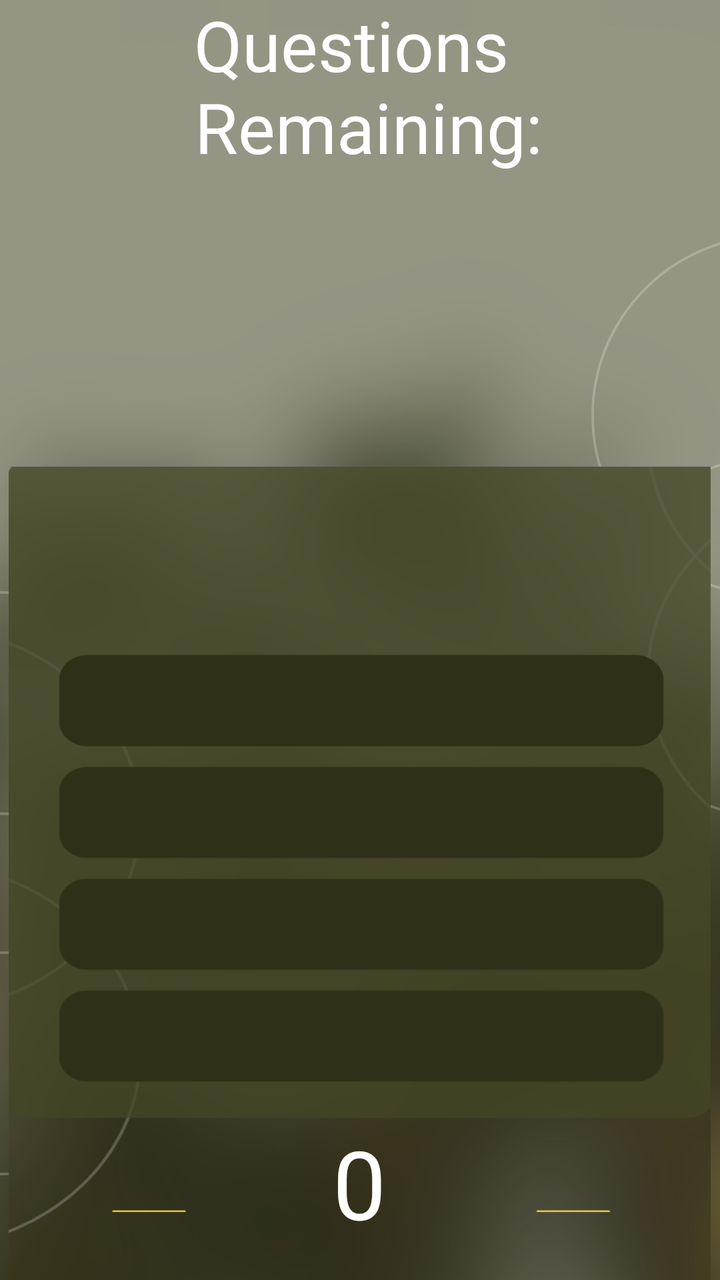
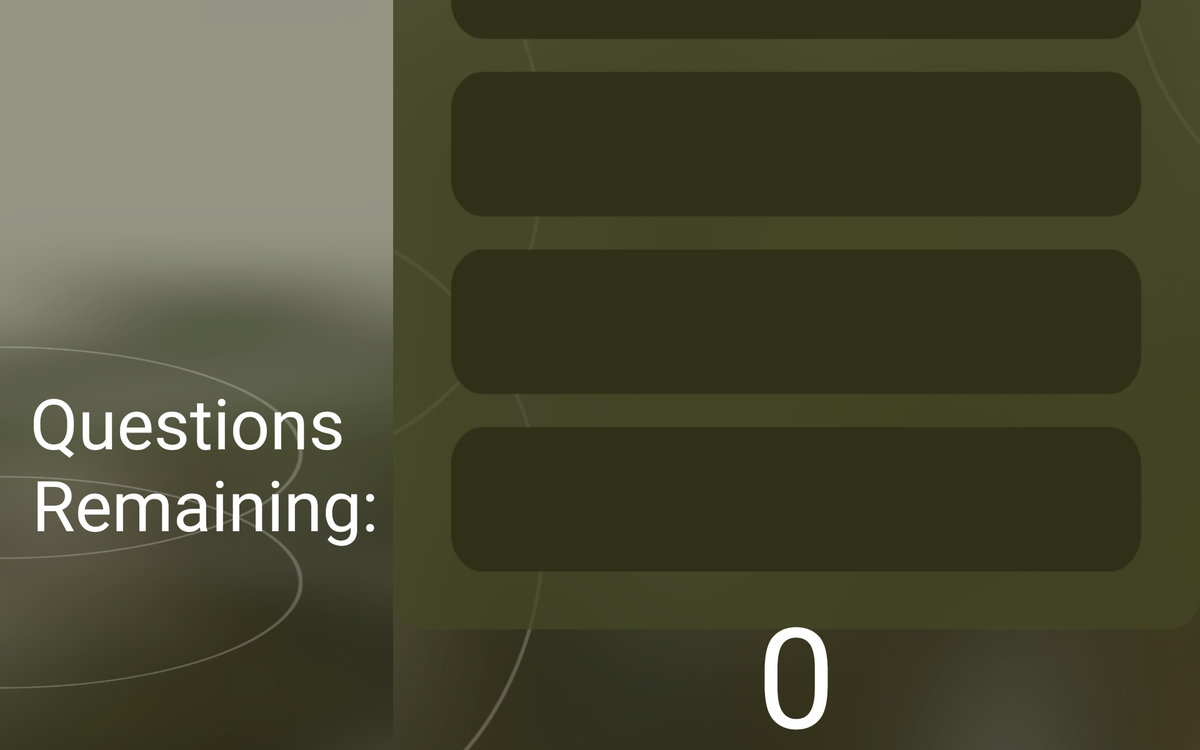

Two renders of one Android screen. The first uses the default layout on a phone; the second uses the alternative layout the repository ships for a different screen configuration, on a matching device. The two XML files are below.
<!-- AndroidManifest.xml: application theme Theme.Quiz -->
<!-- res/layout/activity_quiz.xml -->
<?xml version="1.0" encoding="utf-8"?>
<LinearLayout xmlns:android="http://schemas.android.com/apk/res/android"
    xmlns:app="http://schemas.android.com/apk/res-auto"
    xmlns:tools="http://schemas.android.com/tools"
    android:layout_width="match_parent"
    android:layout_height="match_parent"
    android:background="@drawable/quiz_background"
    android:gravity="center"
    android:orientation="vertical"
    tools:context=".quizActivity">

    <LinearLayout
        android:id="@+id/remainingQuestionsContainer"
        android:layout_width="wrap_content"
        android:layout_height="wrap_content"
        android:layout_marginBottom="50dp"
        android:orientation="vertical">

        <TextView
            android:id="@+id/remainingPlaceholder"
            android:layout_width="match_parent"
            android:layout_height="wrap_content"
            android:fontFamily="@font/bad_script"
            android:gravity="center"
            android:text="@string/questionRemainingText"
            android:textColor="@color/white"
            android:textSize="35sp" />

        <TextView
            android:id="@+id/remainingQuestipnsView"
            android:layout_width="match_parent"
            android:layout_height="wrap_content"
            android:fontFamily="@font/bad_script"
            android:gravity="center"
            android:textColor="@color/white"
            android:textSize="35sp" />

    </LinearLayout>

    <LinearLayout
        android:layout_width="351dp"
        android:layout_height="408dp"
        android:layout_marginTop="50dp"
        android:background="@drawable/quiz_widget"
        android:gravity="center_horizontal|top"
        android:id="@+id/quizContainer"
        android:orientation="vertical">

        <TextView
            android:id="@+id/questionView"
            android:layout_width="236dp"
            android:layout_height="90dp"
            android:fontFamily="@font/almendra_sc"
            android:gravity="center"
            android:textColor="#FFFFFF"
            android:textSize="16sp"
            app:autoSizeTextType="uniform" />

        <TextView
            android:id="@+id/awnserOne"
            android:layout_width="244dp"
            android:layout_height="35dp"
            android:layout_marginTop="7dp"
            android:fontFamily="@font/acme"
            android:gravity="center"
            android:textColor="#FFFFFF"
            android:textSize="12sp"
            app:autoSizeTextType="uniform" />

        <TextView
            android:id="@+id/awnserTwo"
            android:layout_width="244dp"
            android:layout_height="35dp"
            android:layout_marginTop="23dp"
            android:fontFamily="@font/acme"
            android:gravity="center"
            android:textColor="#FFFFFF"
            android:textSize="12sp"
            app:autoSizeTextType="uniform" />

        <TextView
            android:id="@+id/awnserThree"
            android:layout_width="244dp"
            android:layout_height="35dp"
            android:layout_marginTop="22dp"
            android:fontFamily="@font/acme"
            android:gravity="center"
            android:textColor="#FFFFFF"
            android:textSize="12sp"
            app:autoSizeTextType="uniform" />

        <TextView
            android:id="@+id/awnserFour"
            android:layout_width="244dp"
            android:layout_height="35dp"
            android:layout_marginTop="20dp"
            android:fontFamily="@font/acme"
            android:gravity="center"
            android:textColor="#FFFFFF"
            android:textSize="12sp"
            app:autoSizeTextType="uniform" />

        <TextView
            android:id="@+id/scoreView"
            android:layout_width="155dp"
            android:layout_height="64dp"
            android:layout_marginTop="24dp"
            android:fontFamily="@font/almendra_sc"
            android:gravity="center"
            android:text="0"
            android:textColor="#FFFFFF"
            app:autoSizeTextType="uniform" />

    </LinearLayout>

</LinearLayout>
<!-- resources referenced by this layout -->
<resources>
  <color name="white">#FFFFFFFF</color>
  <!-- drawable quiz_background: png bitmap (drawable, 520112 bytes) -->
  <!-- drawable quiz_widget: png bitmap (drawable, 149865 bytes) -->
  <string name="questionRemainingText">Questions \n Remaining:</string>
  <style name="Theme.Quiz" parent="Theme.MaterialComponents.DayNight.DarkActionBar">
          
          <item name="colorPrimary">@color/navAndStatusBarColor</item>
          <item name="colorPrimaryVariant">@color/purple_700</item>
          <item name="colorOnPrimary">@color/white</item>
          
          <item name="colorSecondary">@color/teal_200</item>
          <item name="colorSecondaryVariant">@color/teal_700</item>
          <item name="colorOnSecondary">@color/black</item>
          
          <item name="android:statusBarColor">@color/navAndStatusBarColor</item>
          
          <item name="android:navigationBarColor">@color/navAndStatusBarColor</item>
      </style>
  <color name="navAndStatusBarColor">#7b785f</color>
  <color name="purple_700">#FF3700B3</color>
  <color name="teal_200">#FF03DAC5</color>
  <color name="teal_700">#FF018786</color>
  <color name="black">#FF000000</color>
</resources>
<!-- res/layout-sw600dp-land/activity_quiz.xml (the repository's variant of the layout above) -->
<!-- drawn on a 7-inch tablet turned sideways -->
<?xml version="1.0" encoding="utf-8"?>
<LinearLayout xmlns:android="http://schemas.android.com/apk/res/android"
    xmlns:app="http://schemas.android.com/apk/res-auto"
    xmlns:tools="http://schemas.android.com/tools"
    android:layout_width="match_parent"
    android:layout_height="match_parent"
    android:background="@drawable/quiz_background"
    android:gravity="center"
    tools:context=".quizActivity">

    <LinearLayout
        android:id="@+id/remainingQuestionsContainer"
        android:layout_width="50dp"
        android:layout_height="562dp"
        android:layout_weight="1"
        android:gravity="center"
        android:orientation="vertical">

        <TextView
            android:id="@+id/questionView"
            android:layout_width="match_parent"
            android:layout_height="0dp"
            android:layout_weight="2"
            android:fontFamily="@font/almendra_sc"
            android:gravity="center"
            android:textColor="#FFFFFF"
            android:textSize="16sp"
            app:autoSizeTextType="uniform" />

        <TextView
            android:id="@+id/remainingPlaceholder"
            android:layout_width="match_parent"
            android:layout_height="0dp"
            android:layout_weight="1"
            android:fontFamily="@font/bad_script"
            android:gravity="center"
            android:text="@string/questionRemainingText"
            android:textColor="@color/white"
            android:textSize="35sp"
            app:autoSizeTextType="uniform" />

        <TextView
            android:id="@+id/remainingQuestipnsView"
            android:layout_width="match_parent"
            android:layout_height="0dp"
            android:layout_weight="1"
            android:fontFamily="@font/bad_script"
            android:gravity="center"
            android:textColor="@color/white"
            android:textSize="35sp"
            app:autoSizeTextType="uniform" />

    </LinearLayout>

    <LinearLayout
        android:id="@+id/quizContainer"
        android:layout_width="116dp"
        android:layout_height="824dp"

        android:layout_weight="2"
        android:background="@drawable/landscape_quiz_widget"
        android:gravity="center_horizontal|top"
        android:orientation="vertical">

        <TextView
            android:id="@+id/awnserOne"
            android:layout_width="687dp"
            android:layout_height="85dp"
            android:layout_marginTop="45dp"
            android:layout_marginBottom="22dp"
            android:fontFamily="@font/acme"
            android:gravity="center"
            android:textColor="#FFFFFF"
            android:textSize="12sp"
            app:autoSizeTextType="uniform" />

        <TextView
            android:id="@+id/awnserTwo"
            android:layout_width="687dp"
            android:layout_height="85dp"
            android:layout_marginTop="15dp"
            android:fontFamily="@font/acme"
            android:gravity="center"
            android:textColor="#FFFFFF"
            android:textSize="12sp"
            app:autoSizeTextType="uniform" />

        <TextView
            android:id="@+id/awnserThree"
            android:layout_width="687dp"
            android:layout_height="85dp"
            android:layout_marginTop="55dp"
            android:fontFamily="@font/acme"
            android:gravity="center"
            android:textColor="#FFFFFF"
            android:textSize="12sp"
            app:autoSizeTextType="uniform" />

        <TextView
            android:id="@+id/awnserFour"
            android:layout_width="687dp"
            android:layout_height="85dp"
            android:layout_marginTop="50dp"
            android:fontFamily="@font/acme"
            android:gravity="center"
            android:textColor="#FFFFFF"
            android:textSize="12sp"
            app:autoSizeTextType="uniform" />

        <TextView
            android:id="@+id/scoreView"
            android:layout_width="214dp"
            android:layout_height="227dp"
            android:layout_marginTop="10dp"
            android:fontFamily="@font/almendra_sc"
            android:gravity="center"
            android:text="0"
            android:textColor="#FFFFFF"
            app:autoSizeTextType="uniform" />

    </LinearLayout>

</LinearLayout>
<!-- resources referenced by the variant -->
<!-- as a 7-inch tablet turned sideways resolves them -->
<resources>
  <color name="white">#FFFFFFFF</color>
  <!-- drawable landscape_quiz_widget: png bitmap (drawable, 111586 bytes) -->
  <!-- drawable quiz_background: png bitmap (drawable, 520112 bytes) -->
  <string name="questionRemainingText">Questions \n Remaining:</string>
  <style name="Theme.Quiz" parent="Theme.MaterialComponents.DayNight.DarkActionBar">
          
          <item name="colorPrimary">@color/navAndStatusBarColor</item>
          <item name="colorPrimaryVariant">@color/purple_700</item>
          <item name="colorOnPrimary">@color/white</item>
          
          <item name="colorSecondary">@color/teal_200</item>
          <item name="colorSecondaryVariant">@color/teal_700</item>
          <item name="colorOnSecondary">@color/black</item>
          
          <item name="android:statusBarColor">@color/navAndStatusBarColor</item>
          
          <item name="android:navigationBarColor">@color/navAndStatusBarColor</item>
      </style>
  <color name="navAndStatusBarColor">#7b785f</color>
  <color name="purple_700">#FF3700B3</color>
  <color name="teal_200">#FF03DAC5</color>
  <color name="teal_700">#FF018786</color>
  <color name="black">#FF000000</color>
</resources>
